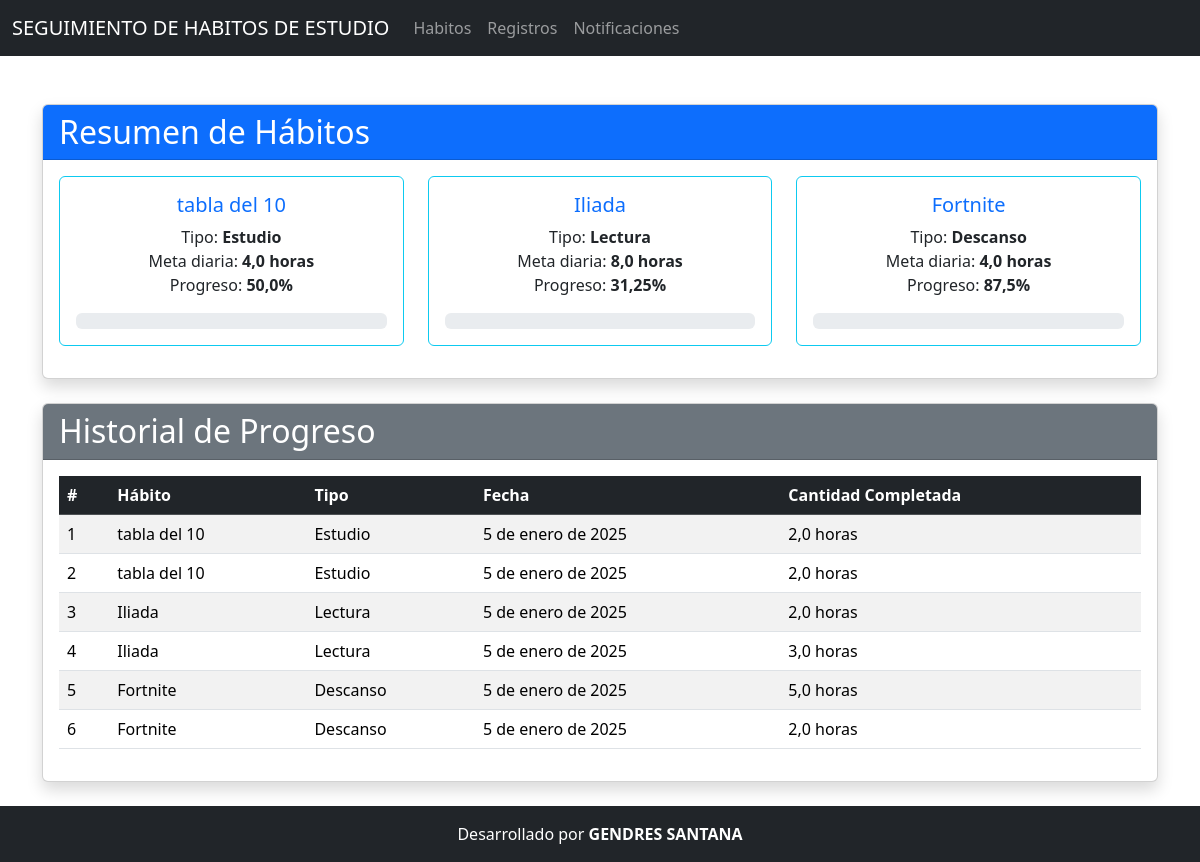
The page / on the database its author committed.
### Aplicaciones/Seguimiento/models.py (models this page shows, shortened)
class Habito(models.Model):
    TIPOS_HABITO = [
        ('Estudio', 'Estudio'),
        ('Lectura', 'Lectura'),
        ('Descanso', 'Descanso'),
    ]
    nombre = models.CharField(max_length=100)
    descripcion = models.TextField(blank=True, null=True)
    tipo = models.CharField(max_length=20, choices=TIPOS_HABITO)
    meta_diaria = models.FloatField(help_text="Meta diaria en horas")
    estado = models.BooleanField(default=True)  # Activo o Inactivo

class Registro(models.Model):
    habito = models.ForeignKey(Habito, on_delete=models.CASCADE, related_name='registros')
    fecha = models.DateField()
    cantidad_completada = models.FloatField(help_text="Cantidad completada en horas")

### Aplicaciones/Seguimiento/views.py (the view)
# urls.py: path('', views.inicio, name='inicio'),
def inicio(request):
    habitos = Habito.objects.filter(estado=True)
    resumen_habitos = []
    for habito in habitos:
        registros = habito.registros.all()  # Relación inversa desde `related_name`
        progreso_total = sum([registro.cantidad_completada for registro in registros])
        meta_total = habito.meta_diaria * len(registros)
        progreso_porcentaje = (
            (progreso_total / meta_total) * 100 if meta_total > 0 else 0
        )
        resumen_habitos.append({
            'nombre': habito.nombre,
            'tipo': habito.tipo,
            'meta_diaria': habito.meta_diaria,
            'progreso_total': round(progreso_porcentaje, 2),
        })
    historial = Registro.objects.order_by('-fecha')[:10]
    return render(request, 'inicio.html', {
        'resumen_habitos': resumen_habitos,
        'historial': historial,
    })

### Aplicaciones/Seguimiento/templates/inicio.html (shortened to what this page needs)
{% extends "plantilla.html" %}
{% block contenido %}
<div class="container mt-5">
    <div class="card shadow mb-4">
        <div class="card-header bg-primary text-white">
            <h2 class="mb-0">Resumen de Hábitos</h2>
        </div>
        <div class="card-body">
            {% if resumen_habitos %}
                <div class="row">
                    {% for habito in resumen_habitos %}
                    <div class="col-md-4 mb-3">
                        <div class="card border-info">
                            <div class="card-body text-center">
                                <h5 class="card-title text-primary">{{ habito.nombre }}</h5>
                                <p class="card-text">
                                    Tipo: <strong>{{ habito.tipo }}</strong><br>
                                    Meta diaria: <strong>{{ habito.meta_diaria }} horas</strong><br>
                                    Progreso: <strong>{{ habito.progreso_total }}%</strong>
                                </p>
                                <div class="progress">
                                </div>
                            </div>
                        </div>
                    </div>
                    {% endfor %}
                </div>
            {% else %}
                <div class="alert alert-warning text-center">
                    No hay hábitos registrados aún. <a href="{% url 'crear_habito' %}">¡Crea uno ahora!</a>
                </div>
            {% endif %}
        </div>
    </div>
    <div class="card shadow">
        <div class="card-header bg-secondary text-white">
            <h2 class="mb-0">Historial de Progreso</h2>
        </div>
        <div class="card-body">
            {% if historial %}
                <table class="table table-striped table-hover">
                    <thead class="table-dark">
                        <tr>
                            <th>#</th>
                            <th>Hábito</th>
                            <th>Tipo</th>
                            <th>Fecha</th>
                            <th>Cantidad Completada</th>
                        </tr>
                    </thead>
                    <tbody>
                        {% for registro in historial %}
                        <tr>
                            <td>{{ forloop.counter }}</td>
                            <td>{{ registro.habito.nombre }}</td>
                            <td>{{ registro.habito.tipo }}</td>
                            <td>{{ registro.fecha }}</td>
                            <td>{{ registro.cantidad_completada }} horas</td>
                        </tr>
                        {% endfor %}
                    </tbody>
                </table>
            {% else %}
                <div class="alert alert-info text-center">
                    No hay registros de progreso. <a href="{% url 'crear_registro' %}">Añade tu primer registro</a>.
                </div>
            {% endif %}
        </div>
    </div>
</div>
{% endblock %}

### Aplicaciones/Seguimiento/templates/plantilla.html (shortened to what this page needs)
<link href="https://cdn.jsdelivr.net/npm/bootstrap@5.3.3/dist/css/bootstrap.min.css" rel="stylesheet">
<nav class="navbar navbar-expand-lg navbar-dark bg-dark">
    <div class="container-fluid">
        <a class="navbar-brand" href="{% url 'inicio' %}">SEGUIMIENTO DE HABITOS DE ESTUDIO</a>
        <div class="collapse navbar-collapse" id="navbarNav">
            <ul class="navbar-nav">
                <li class="nav-item">
                    <a class="nav-link" href="{% url 'listar_habitos' %}">Habitos</a>
                </li>
                <li class="nav-item">
                    <a class="nav-link" href="{% url 'listar_registros' %}">Registros</a>
                </li>
                <li class="nav-item">
                    <a class="nav-link" href="{% url 'listar_notificaciones' %}">Notificaciones</a>
                </li>
            </ul>
        </div>
    </div>
</nav>
    {% block contenido%}
    {% endblock %}
    <footer class="bg-dark text-white text-center py-3 mt-4">
        <p class="mb-0">Desarrollado por <b>GENDRES SANTANA</b></p>
    </footer>
</body>
</html>

### rows shown on the page
Habito: nombre "tabla del 10", tipo "Estudio", meta_diaria "4,0"
Habito: nombre "Iliada", tipo "Lectura", meta_diaria "8,0"
Habito: nombre "Fortnite", tipo "Descanso", meta_diaria "4,0"
Registro: habito.nombre "tabla del 10", habito.tipo "Estudio", fecha "5 de enero de 2025", cantidad_completada "2,0"
Registro: habito.nombre "tabla del 10", habito.tipo "Estudio", fecha "5 de enero de 2025", cantidad_completada "2,0"
Registro: habito.nombre "Iliada", habito.tipo "Lectura", fecha "5 de enero de 2025", cantidad_completada "2,0"
Registro: habito.nombre "Iliada", habito.tipo "Lectura", fecha "5 de enero de 2025", cantidad_completada "3,0"
Registro: habito.nombre "Fortnite", habito.tipo "Descanso", fecha "5 de enero de 2025", cantidad_completada "5,0"
Registro: habito.nombre "Fortnite", habito.tipo "Descanso", fecha "5 de enero de 2025", cantidad_completada "2,0"

### other values the page prints
{{ habito.progreso_total }} "50,0" "31,25" "87,5"
